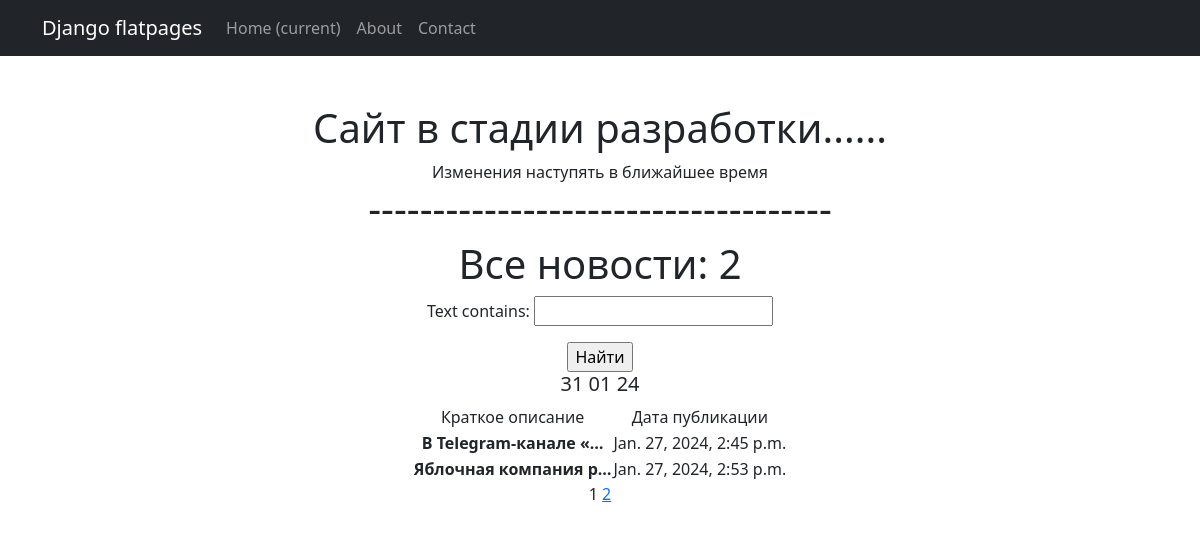
Page /news/ on the committed database.
### simpleapp/models.py (models this page shows, shortened)
class Post(models.Model):
    article = 'AR'
    news = 'NE'
    POSITION = [(article, 'Статья'),
                (news, 'Новости')]
    author = models.ForeignKey(Author, on_delete=models.CASCADE)
    post_news = models.CharField(max_length=2,choices=POSITION,default=news)
    post_time = models.DateTimeField(auto_now_add=True)
    category = models.ManyToManyField(Category,through='PostCategory')
    post = models.CharField(max_length=200)
    text = models.TextField()
    rating_post = models.IntegerField(default=0)

### simpleapp/views.py (the view)
# urls.py: path('', PostList.as_view()),
class PostList(ListView):
    model = Post
    template_name = 'posts.html'
    context_object_name = 'post'
    ordering = ''
    paginate_by = 2
    def get_queryset(self):
        queryset = super().get_queryset()
        self.filterset = PostFilter(self.request.GET, queryset)
        return self.filterset.qs
    def get_context_data(self, **kwargs):
        context = super().get_context_data(**kwargs)
        context['time_now'] = datetime.utcnow()
        context['filterset'] = self.filterset
        return context

### simpleapp/templatetags/custom_censu.py (called while the page is built)
@register.filter()
def censor(value):
    some_string = ''
    for cens in value.split():
        if cens in censura:
            some_string += cens[0] + '*' * (len(cens) -1) + " "
        else:
            some_string += cens + ' '
    return some_string.strip()

### simpleapp/templatetags/custom_tags.py (called while the page is built)
@register.simple_tag(takes_context=True)
def url_replace(context, **kwargs):
   d = context['request'].GET.copy()
   for k, v in kwargs.items():
       d[k] = v
   return d.urlencode()

### templates/posts.html (shortened to what this page needs)
{% extends 'flatpages/default.html' %}
{% load custom_filters %}
{% load custom_tags %}
{% load custom_censu %}
{% block title %}
<h1 align="center">Все новости: {{ post|length }}</h1>
{% endblock title %}
{% block content %}
    <form action="" method="get">
           {{ filterset.form.as_p }}
           <input type="submit" value="Найти" />
       </form>
   <h5 align="center">{{ time_now|date:'d m y' }}</h5>
   <table align="center">
       <tr>
           <td>Краткое описаниe</td>
           <td>Дата публикации</td>
       </tr>
       {% for new in post %}
    <tr>
        <td><strong>{{ new.text|truncatechars:20|censor }}</strong></td>
        <td>{{ new.post_time }}</td>
    </tr>
       {% endfor %}
   </table>
   {{ page_obj.number }}
   {% if page_obj.has_next %}
       <a href="?{% url_replace page=page_obj.next_page_number %}">{{ page_obj.next_page_number }}</a>
   {% endif %}
{% endblock content %}

### templates/flatpages/default.html (shortened to what this page needs)
<!DOCTYPE html>
<html lang="en">
    <head>
        {% load static %}
        <link href="{% static 'css/styles.css' %}" rel="stylesheet" />
    </head>
    <body>
        <nav class="navbar navbar-expand-lg navbar-dark bg-dark static-top">
   <div class="container">
       <a class="navbar-brand" href="#">Django flatpages</a>
       <div class="collapse navbar-collapse" id="navbarResponsive">
           <ul class="navbar-nav ml-auto">
               <li class="nav-item active">
                   <a class="nav-link" href="#">Home
                       <span class="sr-only">(current)</span>
                   </a>
               </li>
               <li class="nav-item">
                   <a class="nav-link" href="/about/">About</a>
               </li>
               <li class="nav-item">
                   <a class="nav-link" href="/contact/">Contact</a>
               </li>
           </ul>
       </div>
   </div>
</nav>
        <div class="container">
            <div class="text-center mt-5">
                <h1>Сайт в стадии разработки......</h1>
                <h9>Изменения наступять в ближайшее время</h9>
                <h1>------------------------------------</h1>
                {% block title %}{% endblock title %}
                {% block content %}{% endblock content %}
            </div>
        </div>
    </body>
</html>

### rows in the picture
Post: text|censor "В Telegram-канале «…", post_time "Jan. 27, 2024, 2:45 p.m."
Post: text|censor "Яблочная компания р…", post_time "Jan. 27, 2024, 2:53 p.m."

### other values in the picture
{{ post|length }} "2"
{{ time_now|date:'d m y' }} "31 01 24"
{{ page_obj.number }} "1"
{{ page_obj.next_page_number }} "2"
